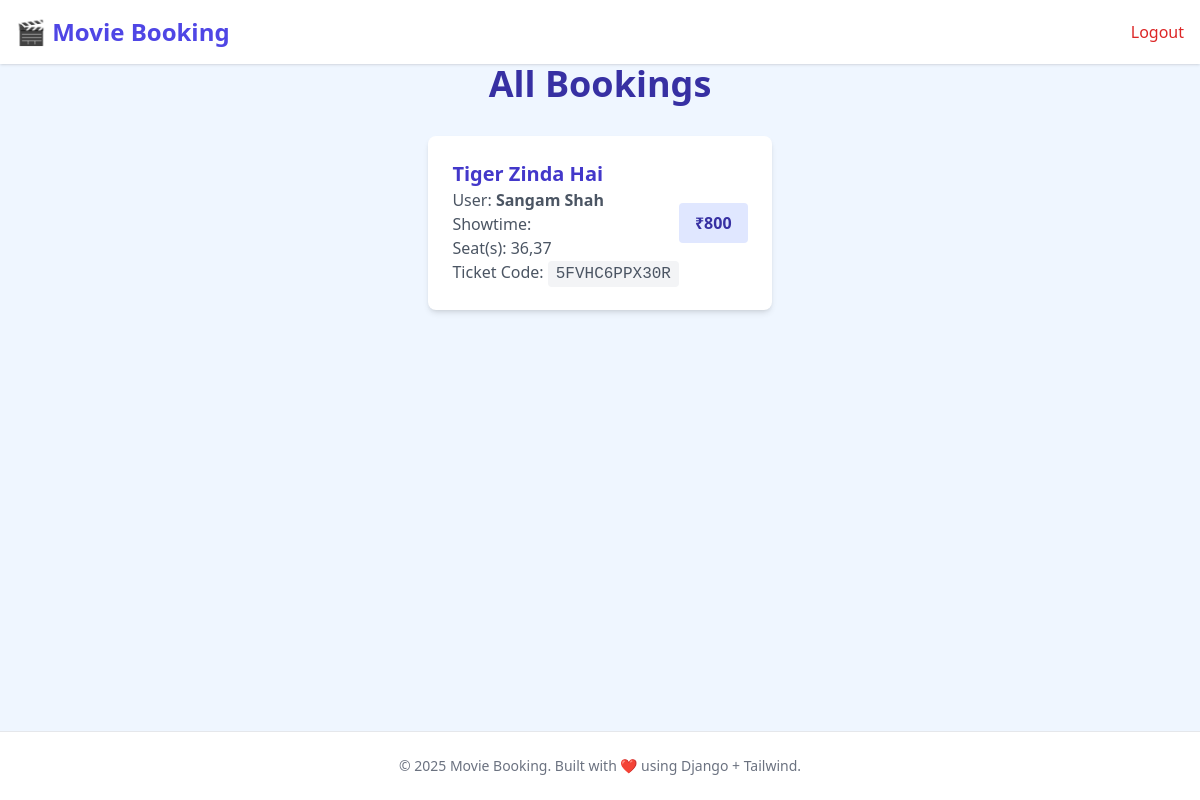
The app's page /all-bookings/ (signed in) with its own data.
### booking/models.py (models this page shows, shortened)
class Booking(models.Model):
    user = models.ForeignKey(User, on_delete=models.CASCADE, null=True, blank=True, related_name='bookings')
    showtime = models.ForeignKey(Showtime, on_delete=models.CASCADE)
    seat_number = models.CharField(max_length=255)
    customer_name = models.CharField(max_length=100)
    phone_number = models.CharField(max_length=20, default='00000000000')
    price = models.IntegerField(default=400)
    ticket_code = models.CharField(max_length=12, unique=True, blank=True)

class Showtime(models.Model):
    movie = models.ForeignKey(Movie, on_delete=models.CASCADE)
    time = models.DateTimeField()
    total_seats = models.IntegerField(default=100)
    available_seats = models.IntegerField(default=100)

class Movie(models.Model):
    title = models.CharField(max_length=100)
    genre = models.CharField(max_length=50)
    director = models.CharField(max_length=100)
    cast=models.CharField(max_length=200, help_text="List of cast members")
    release_date = models.DateField()
    duration = models.IntegerField(help_text="Duration in minutes")
    poster = models.ImageField(upload_to='posters/', blank=True, null=True)
    watch_trailer = models.URLField(max_length=200, blank=True, null=True, help_text="YouTube or video trailer link")

### booking/views.py (the view)
# urls.py: path('all-bookings/', views.all_bookings, name='all_bookings'),
@login_required
@staff_member_required
def all_bookings(request):
    bookings = Booking.objects.select_related('showtime', 'showtime__movie', 'user')
    return render(request, 'movies/allbooking.html', {'bookings': bookings})

### booking/templates/movies/allbooking.html (shortened to what this page needs)
<!DOCTYPE html>
<html lang="en" class="bg-gray-100">
<head>
  <script src="https://cdn.tailwindcss.com"></script>
</head>
<body class="min-h-screen flex flex-col bg-blue-50">
<header class="bg-white shadow p-4 flex justify-between items-center">
  <a href="/" class="text-2xl font-bold text-indigo-600">🎬 Movie Booking</a>
  <nav class="flex items-center space-x-4">
    {% if request.user.is_authenticated %}
      <form action="{% url 'logout' %}" method="POST" class="inline">
        <button type="submit" class="text-red-600 hover:text-red-800 font-medium">Logout</button>
      </form>
    {% else %}
      <a href="/register" class="text-gray-700 hover:text-indigo-600 font-medium">Register</a>
      <a href="/login" class="text-gray-700 hover:text-indigo-600 font-medium">Login</a>
    {% endif %}
  </nav>
</header>
  <main class="max-w-5xl mx-auto px-6 pb-20 flex-grow">
    <h2 class="text-4xl font-extrabold text-indigo-800 mb-8 text-center">All Bookings</h2>
    {% if bookings %}
    <ul class="space-y-6">
      {% for booking in bookings %}
      <li class="bg-white rounded-lg shadow-md p-6 flex flex-col md:flex-row justify-between items-start md:items-center">
        <div>
          <h3 class="text-xl font-semibold text-indigo-700">{{ booking.showtime.movie.title }}</h3>
          <p class="text-gray-600">User: <strong>{{ booking.user.username }}</strong></p>
          <p class="text-gray-600">Showtime: {{ booking.showtime.start_time|date:"F j, Y, g:i A" }}</p>
          <p class="text-gray-600">Seat(s): <span class="font-medium">{{ booking.seat_number }}</span></p>
          <p class="text-gray-600">Ticket Code: <code class="bg-gray-100 px-2 py-1 rounded font-mono">{{ booking.ticket_code }}</code></p>
        </div>
        <div class="mt-4 md:mt-0">
          <span class="inline-block bg-indigo-100 text-indigo-800 font-semibold px-4 py-2 rounded">
            ₹{{ booking.price }}
          </span>
        </div>
      </li>
      {% endfor %}
    </ul>
    {% else %}
    <p class="text-center text-gray-500 text-lg">No bookings found.</p>
    {% endif %}
  </main>
  <footer class="bg-white text-center py-6 text-sm text-gray-500 border-t">
    © 2025 Movie Booking. Built with ❤️ using Django + Tailwind.
  </footer>
</body>
</html>

### records on screen
Booking: showtime.movie "Tiger Zinda Hai", user.username "Sangam Shah", seat_number "36,37", ticket_code "5FVHC6PPX30R", price "800"
